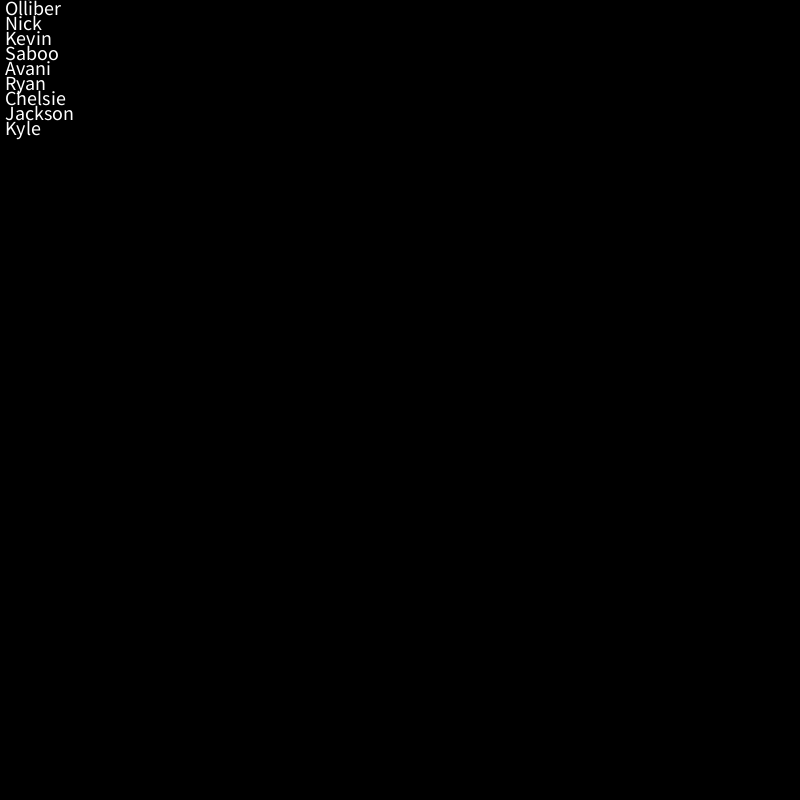
Frame 1 (no input)
Frame 60 (the mouse pressed at the canvas centre just before this capture): identical to frame 1, image omitted
Frame 120 (the mouse held since frame 60 and released just before this capture): identical to frame 1, image omitted

The Processing sketch that drew this single still picture (run headless with seeded random() and noise(); from frame 60 on, the mouse is pressed at the canvas centre):

// Processing sketch: STRINGS
// ── STRINGS.pde

int i = 0;
String[]nameArray ={"Avani","Olliber","Nick","Kevin","Saboo","Avani","Ryan","Chelsie","Jackson","Kyle"};
void setup(){
  size(800,800);
  textSize(100);
rectMode(CENTER);
background(0);
}

void draw(){
background(0);
for (int i = 0; i<nameArray.length; i++){
  textSize(20);
  text(nameArray[i],5,15*i);
}
}
void mousePressed(){
  if(i>=nameArray.length){
    i = 0;
  }
}
